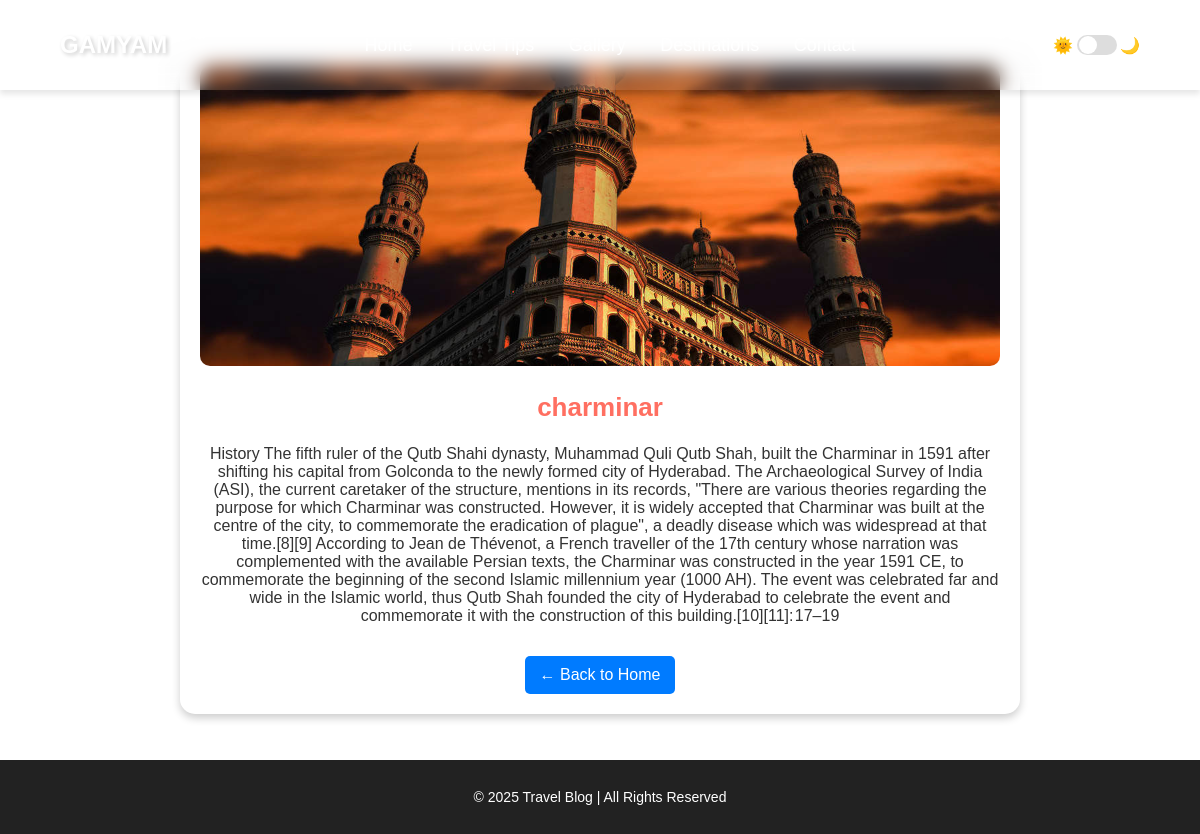
Page /place/1/ on the committed database.
### app1/models.py (models this page shows, shortened)
class Place(models.Model):
    name = models.CharField(max_length=255)
    short_description = models.TextField()
    long_description = models.TextField()
    image = models.ImageField(upload_to='places/')
    show_on_homepage = models.BooleanField(default=False)  # Determines if a place appears on the homepage

### app1/views.py (the view)
# urls.py: path('place/<int:place_id>/', views.place_detail, name='place_detail'),
def place_detail(request, place_id):
    place = get_object_or_404(Place, id=place_id)
    return render(request, 'place_detail.html', {'place': place})

### template/place_detail.html (shortened to what this page needs)
{% load static %}
<!DOCTYPE html>
<html lang="en">
<head>
    <link rel="stylesheet" href="{% static 'home.css' %}">
</head>
<body>
<header class="glass-navbar">
    <div class="container">
        <h1>GAMYAM</h1>
        <nav>
            <a href="/">Home</a>
            <a href="/traveltips/">Travel Tips</a>
            <a href="/images/">Gallery</a>
            <a href="/destinations/">Destinations</a>
            <a href="/contact/">Contact</a>
        </nav>
        <div class="theme-toggle">
            <span>🌞</span>
            <input type="checkbox" id="theme-toggle">
            <span>🌙</span>
        </div>
    </div>
</header>
<section class="place-detail">
    <div class="place-container">
        <img src="{{ place.image.url }}" alt="{{ place.name }}" class="place-image">
        <div class="place-info">
            <h2>{{ place.name }}</h2>
            <p>{{ place.long_description }}</p>
            <a href="/" class="back-btn">← Back to Home</a>
        </div>
    </div>
</section>
<footer class="plain-footer">
    <div class="container">
        <p>&copy; 2025 Travel Blog | All Rights Reserved</p>
    </div>
</footer>
</body>
</html>

### static/home.css (style rules this page uses)
body { margin: 0; font-family: 'Arial', sans-serif; transition: background-color 0.3s, color 0.3s; }
body { transition: background-color 0.3s, color 0.3s; }
.glass-navbar { position: fixed; top: 0; left: 0; width: 100%; background: rgba(255, 255, 255, 0.1); backdrop-filter: blur(10px); box-shadow: 0 4px 6px rgba(0, 0, 0, 0.1); padding: 15px 0; display: flex; justify-content: center; z-index: 1000; }
.glass-navbar .container { display: flex; align-items: center; justify-content: space-between; width: 90%; max-width: 1200px; }
.glass-navbar h1 { font-size: 24px; color: white; font-weight: bold; text-shadow: 2px 2px 4px rgba(0, 0, 0, 0.2); }
.glass-navbar nav a { color: white; text-decoration: none; font-size: 18px; margin: 0 15px; transition: color 0.3s; }
.theme-toggle { display: flex; align-items: center; }
.theme-toggle input { width: 40px; height: 20px; appearance: none; background: #ddd; border-radius: 15px; position: relative; cursor: pointer; outline: none; }
.theme-toggle input:before { content: ""; position: absolute; width: 18px; height: 18px; background: white; border-radius: 50%; top: 1px; left: 2px; transition: 0.3s; }
.plain-footer { background-color: #222; color: white; text-align: center; padding: 15px 0; font-size: 14px; }
.place-detail { display: flex; justify-content: center; align-items: center; height: 90vh; text-align: center; padding: 20px; }
.place-container { max-width: 800px; background: rgba(255, 255, 255, 0.1); backdrop-filter: blur(10px); padding: 20px; border-radius: 15px; box-shadow: 0 4px 8px rgba(0, 0, 0, 0.2); }
.place-image { width: 100%; height: 300px; object-fit: cover; border-radius: 10px; }
.place-info { margin-top: 20px; }
.place-info h2 { font-size: 26px; color: #ff6f61; }
.place-info p { font-size: 16px; color: #333; }
.back-btn { display: inline-block; margin-top: 15px; padding: 10px 15px; background: #007BFF; color: white; text-decoration: none; border-radius: 5px; transition: background 0.3s; }

### rows in the picture
Place: image (picture), name "charminar", long_description "History The fifth ruler of the Qutb Shahi dynasty, Muhammad Quli Qutb Shah, built the Charminar in 1591 after shifting his capital from Golconda to the newly formed city of Hyderabad. The Archaeological Survey of India (ASI), the current caretaker of the structure, mentions in its records, \"There are various theories regarding the purpose for which Charminar was constructed. However, it is widely accepted that Charminar was built at the centre of the city, to commemorate the eradication of plague\", a deadly disease which was widespread at that time.[8][9] According to Jean de Thévenot, a French traveller of the 17th century whose narration was complemented with the available Persian texts,…"
